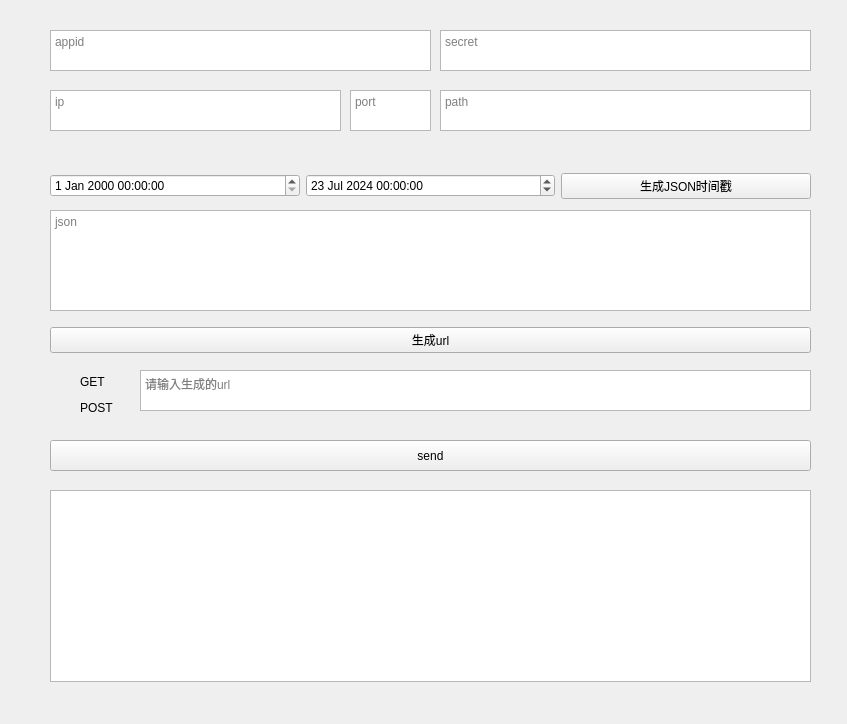
<?xml version="1.0" encoding="UTF-8"?>
<ui version="4.0">
 <class>Widget</class>
 <widget class="QWidget" name="Widget">
  <property name="geometry">
   <rect>
    <x>0</x>
    <y>0</y>
    <width>847</width>
    <height>724</height>
   </rect>
  </property>
  <property name="sizePolicy">
   <sizepolicy hsizetype="Preferred" vsizetype="Preferred">
    <horstretch>0</horstretch>
    <verstretch>0</verstretch>
   </sizepolicy>
  </property>
  <property name="minimumSize">
   <size>
    <width>847</width>
    <height>716</height>
   </size>
  </property>
  <property name="maximumSize">
   <size>
    <width>847</width>
    <height>16777215</height>
   </size>
  </property>
  <property name="acceptDrops">
   <bool>false</bool>
  </property>
  <property name="windowTitle">
   <string>Widget</string>
  </property>
  <widget class="QWidget" name="horizontalLayoutWidget_3">
   <property name="geometry">
    <rect>
     <x>50</x>
     <y>150</y>
     <width>761</width>
     <height>72</height>
    </rect>
   </property>
   <layout class="QHBoxLayout" name="horizontalLayout_3">
    <property name="spacing">
     <number>6</number>
    </property>
    <item>
     <widget class="QDateTimeEdit" name="start_time"/>
    </item>
    <item>
     <widget class="QDateTimeEdit" name="end_time">
      <property name="dateTime">
       <datetime>
        <hour>0</hour>
        <minute>0</minute>
        <second>0</second>
        <year>2024</year>
        <month>7</month>
        <day>23</day>
       </datetime>
      </property>
     </widget>
    </item>
    <item>
     <widget class="QPushButton" name="g_ts">
      <property name="text">
       <string>生成JSON时间戳</string>
      </property>
     </widget>
    </item>
   </layout>
  </widget>
  <widget class="QTextEdit" name="jsonText">
   <property name="geometry">
    <rect>
     <x>50</x>
     <y>210</y>
     <width>761</width>
     <height>101</height>
    </rect>
   </property>
   <property name="placeholderText">
    <string>json</string>
   </property>
  </widget>
  <widget class="QWidget" name="horizontalLayoutWidget_4">
   <property name="geometry">
    <rect>
     <x>50</x>
     <y>320</y>
     <width>761</width>
     <height>41</height>
    </rect>
   </property>
   <layout class="QHBoxLayout" name="horizontalLayout_4">
    <item>
     <widget class="QPushButton" name="g_url">
      <property name="text">
       <string>生成url</string>
      </property>
     </widget>
    </item>
   </layout>
  </widget>
  <widget class="QTextEdit" name="url">
   <property name="geometry">
    <rect>
     <x>140</x>
     <y>370</y>
     <width>671</width>
     <height>41</height>
    </rect>
   </property>
   <property name="placeholderText">
    <string>请输入生成的url</string>
   </property>
  </widget>
  <widget class="QPushButton" name="send">
   <property name="geometry">
    <rect>
     <x>50</x>
     <y>440</y>
     <width>761</width>
     <height>31</height>
    </rect>
   </property>
   <property name="text">
    <string>send</string>
   </property>
  </widget>
  <widget class="QTextBrowser" name="response">
   <property name="geometry">
    <rect>
     <x>50</x>
     <y>490</y>
     <width>761</width>
     <height>192</height>
    </rect>
   </property>
  </widget>
  <widget class="QTextEdit" name="ip">
   <property name="geometry">
    <rect>
     <x>50</x>
     <y>90</y>
     <width>291</width>
     <height>41</height>
    </rect>
   </property>
   <property name="html">
    <string>&lt;!DOCTYPE HTML PUBLIC &quot;-//W3C//DTD HTML 4.0//EN&quot; &quot;http://www.w3.org/TR/REC-html40/strict.dtd&quot;&gt;
&lt;html&gt;&lt;head&gt;&lt;meta name=&quot;qrichtext&quot; content=&quot;1&quot; /&gt;&lt;meta charset=&quot;utf-8&quot; /&gt;&lt;style type=&quot;text/css&quot;&gt;
p, li { white-space: pre-wrap; }
hr { height: 1px; border-width: 0; }
li.unchecked::marker { content: &quot;\2610&quot;; }
li.checked::marker { content: &quot;\2612&quot;; }
&lt;/style&gt;&lt;/head&gt;&lt;body style=&quot; font-family:'Microsoft YaHei UI'; font-size:9pt; font-weight:400; font-style:normal;&quot;&gt;
&lt;p style=&quot;-qt-paragraph-type:empty; margin-top:0px; margin-bottom:0px; margin-left:0px; margin-right:0px; -qt-block-indent:0; text-indent:0px;&quot;&gt;&lt;br /&gt;&lt;/p&gt;&lt;/body&gt;&lt;/html&gt;</string>
   </property>
   <property name="placeholderText">
    <string>ip</string>
   </property>
  </widget>
  <widget class="QTextEdit" name="path">
   <property name="geometry">
    <rect>
     <x>440</x>
     <y>90</y>
     <width>371</width>
     <height>41</height>
    </rect>
   </property>
   <property name="html">
    <string>&lt;!DOCTYPE HTML PUBLIC &quot;-//W3C//DTD HTML 4.0//EN&quot; &quot;http://www.w3.org/TR/REC-html40/strict.dtd&quot;&gt;
&lt;html&gt;&lt;head&gt;&lt;meta name=&quot;qrichtext&quot; content=&quot;1&quot; /&gt;&lt;meta charset=&quot;utf-8&quot; /&gt;&lt;style type=&quot;text/css&quot;&gt;
p, li { white-space: pre-wrap; }
hr { height: 1px; border-width: 0; }
li.unchecked::marker { content: &quot;\2610&quot;; }
li.checked::marker { content: &quot;\2612&quot;; }
&lt;/style&gt;&lt;/head&gt;&lt;body style=&quot; font-family:'Microsoft YaHei UI'; font-size:9pt; font-weight:400; font-style:normal;&quot;&gt;
&lt;p style=&quot;-qt-paragraph-type:empty; margin-top:0px; margin-bottom:0px; margin-left:0px; margin-right:0px; -qt-block-indent:0; text-indent:0px;&quot;&gt;&lt;br /&gt;&lt;/p&gt;&lt;/body&gt;&lt;/html&gt;</string>
   </property>
   <property name="placeholderText">
    <string>path</string>
   </property>
  </widget>
  <widget class="QTextEdit" name="secret">
   <property name="geometry">
    <rect>
     <x>440</x>
     <y>30</y>
     <width>371</width>
     <height>41</height>
    </rect>
   </property>
   <property name="html">
    <string>&lt;!DOCTYPE HTML PUBLIC &quot;-//W3C//DTD HTML 4.0//EN&quot; &quot;http://www.w3.org/TR/REC-html40/strict.dtd&quot;&gt;
&lt;html&gt;&lt;head&gt;&lt;meta name=&quot;qrichtext&quot; content=&quot;1&quot; /&gt;&lt;meta charset=&quot;utf-8&quot; /&gt;&lt;style type=&quot;text/css&quot;&gt;
p, li { white-space: pre-wrap; }
hr { height: 1px; border-width: 0; }
li.unchecked::marker { content: &quot;\2610&quot;; }
li.checked::marker { content: &quot;\2612&quot;; }
&lt;/style&gt;&lt;/head&gt;&lt;body style=&quot; font-family:'Microsoft YaHei UI'; font-size:9pt; font-weight:400; font-style:normal;&quot;&gt;
&lt;p style=&quot;-qt-paragraph-type:empty; margin-top:0px; margin-bottom:0px; margin-left:0px; margin-right:0px; -qt-block-indent:0; text-indent:0px;&quot;&gt;&lt;br /&gt;&lt;/p&gt;&lt;/body&gt;&lt;/html&gt;</string>
   </property>
   <property name="placeholderText">
    <string>secret</string>
   </property>
  </widget>
  <widget class="QTextEdit" name="appid">
   <property name="geometry">
    <rect>
     <x>50</x>
     <y>30</y>
     <width>381</width>
     <height>41</height>
    </rect>
   </property>
   <property name="html">
    <string>&lt;!DOCTYPE HTML PUBLIC &quot;-//W3C//DTD HTML 4.0//EN&quot; &quot;http://www.w3.org/TR/REC-html40/strict.dtd&quot;&gt;
&lt;html&gt;&lt;head&gt;&lt;meta name=&quot;qrichtext&quot; content=&quot;1&quot; /&gt;&lt;meta charset=&quot;utf-8&quot; /&gt;&lt;style type=&quot;text/css&quot;&gt;
p, li { white-space: pre-wrap; }
hr { height: 1px; border-width: 0; }
li.unchecked::marker { content: &quot;\2610&quot;; }
li.checked::marker { content: &quot;\2612&quot;; }
&lt;/style&gt;&lt;/head&gt;&lt;body style=&quot; font-family:'Microsoft YaHei UI'; font-size:9pt; font-weight:400; font-style:normal;&quot;&gt;
&lt;p style=&quot;-qt-paragraph-type:empty; margin-top:0px; margin-bottom:0px; margin-left:0px; margin-right:0px; -qt-block-indent:0; text-indent:0px;&quot;&gt;&lt;br /&gt;&lt;/p&gt;&lt;/body&gt;&lt;/html&gt;</string>
   </property>
   <property name="placeholderText">
    <string>appid</string>
   </property>
  </widget>
  <widget class="QGroupBox" name="re_way">
   <property name="enabled">
    <bool>true</bool>
   </property>
   <property name="geometry">
    <rect>
     <x>60</x>
     <y>350</y>
     <width>71</width>
     <height>71</height>
    </rect>
   </property>
   <property name="font">
    <font>
     <pointsize>9</pointsize>
     <italic>true</italic>
     <bold>false</bold>
     <underline>false</underline>
     <strikeout>false</strikeout>
     <kerning>true</kerning>
    </font>
   </property>
   <property name="contextMenuPolicy">
    <enum>Qt::DefaultContextMenu</enum>
   </property>
   <property name="toolTip">
    <string/>
   </property>
   <property name="styleSheet">
    <string notr="true"> border: none;
background: transparent;</string>
   </property>
   <property name="title">
    <string/>
   </property>
   <property name="alignment">
    <set>Qt::AlignLeading|Qt::AlignLeft|Qt::AlignTop</set>
   </property>
   <widget class="QRadioButton" name="get_button">
    <property name="geometry">
     <rect>
      <x>0</x>
      <y>20</y>
      <width>118</width>
      <height>23</height>
     </rect>
    </property>
    <property name="text">
     <string>GET</string>
    </property>
   </widget>
   <widget class="QRadioButton" name="post_button">
    <property name="geometry">
     <rect>
      <x>0</x>
      <y>50</y>
      <width>118</width>
      <height>16</height>
     </rect>
    </property>
    <property name="text">
     <string>POST</string>
    </property>
   </widget>
  </widget>
  <widget class="QTextEdit" name="port">
   <property name="geometry">
    <rect>
     <x>350</x>
     <y>90</y>
     <width>81</width>
     <height>41</height>
    </rect>
   </property>
   <property name="placeholderText">
    <string>port</string>
   </property>
  </widget>
 </widget>
 <resources/>
 <connections/>
</ui>
